Frame 1 (no input): blank canvas, image omitted
Frame 60 (the mouse pressed at the canvas centre just before this capture): blank canvas, image omitted
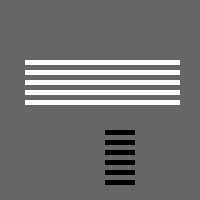
Frame 120 (the mouse held since frame 60 and released just before this capture)

The Processing sketch whose frames 1 and 60 were blank and that drew this single picture after the mouse press (run headless with seeded random() and noise(); from frame 60 on, the mouse is pressed at the canvas centre):

// Processing sketch: processing_75082
// ── processing_75082.pde

int k;
void setup(){
size(200, 200);
noStroke();
}
void draw(){
background(102);

fill(255);
k=60;
for(int i=0; i < mouseX/20; i++){
rect(25, k, 155, 5);
k= k + 10;
}

fill(0);
k = 180;
for(int i=0; i < mouseY/15; i++){
rect(105,k,30,5);
k=k-10;
}
}
